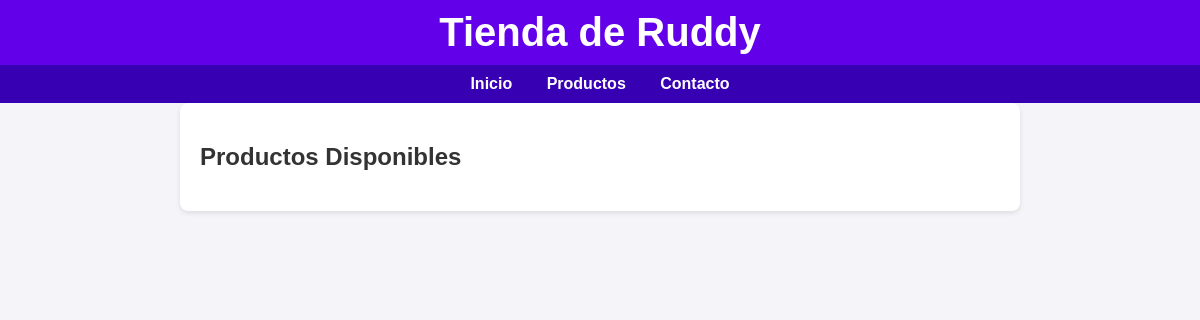
/Productos/, run on an earlier commit of the app's database.
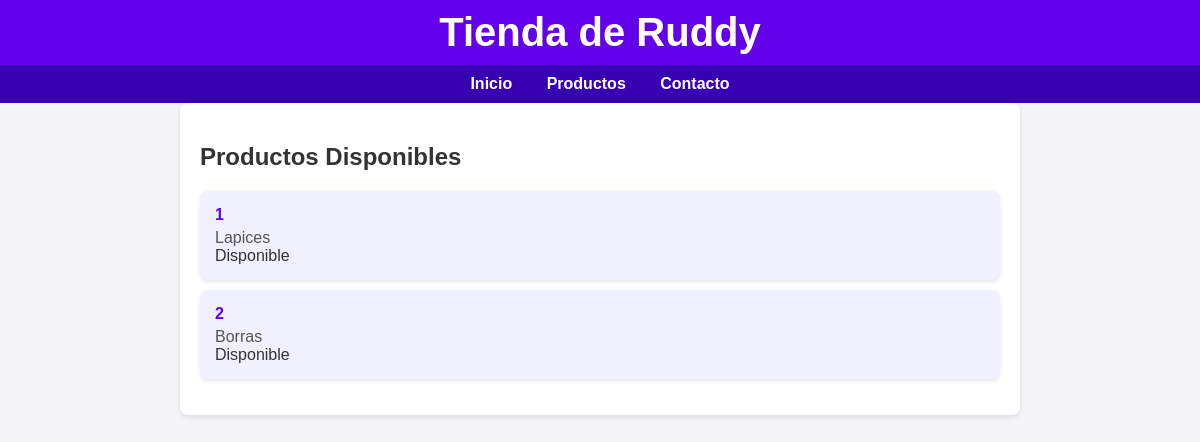
And on a later commit of the database.
### TorneoAplicacion/models.py (models this page shows, shortened)
class productos(models.Model):
    codigoProducto = models.IntegerField()
    descripcionProducto = models.CharField(max_length=255)
    estatus = models.BooleanField()

### TorneoAplicacion/views.py (the view)
# urls.py: path('Productos/', views.Productos, name='Productos'),
def Productos(request):
    misProductos = productos.objects.all().values()
    template = loader.get_template('productos.html')
    context = {
        'misProductos': misProductos,
    }
    return HttpResponse(template.render(context, request))

### TorneoAplicacion/templates/productos.html (shortened to what this page needs)
<!DOCTYPE html>
<html lang="en">
<head>
    {% load static %}
    <link rel="stylesheet" href="{% static 'css/productos.css' %}">
</head>
<body>
    <header>
        <h1>Tienda de Ruddy</h1>
    </header>
    <nav>
        <a href="#inicio">Inicio</a>
        <a href="#productos">Productos</a>
        <a href="#contacto">Contacto</a>
    </nav>
    <div class="container">
        <h2>Productos Disponibles</h2>
        <ul>
            {% for x in misProductos %}
            <li>
                <span class="codigo">{{ x.codigoProducto }}</span>
                <span class="descripcion">{{ x.descripcionProducto }}</span>
                <span class="estatus">
                    {% if x.estatus %}
                        Disponible
                    {% else %}
                        No disponible
                    {% endif %}
                </span>
            </li>
            {% endfor %}
        </ul>
    </div>
</body>
</html>

### TorneoAplicacion/static/css/productos.css (style rules this page uses)
body { font-family: Arial, sans-serif; margin: 0; padding: 0; background-color: #f4f4f9; color: #333; }
header { background-color: #6200ea; color: white; padding: 10px 20px; text-align: center; }
h1 { margin: 0; font-size: 2.5rem; }
nav { background-color: #3700b3; color: white; padding: 10px; text-align: center; }
nav a { color: white; text-decoration: none; margin: 0 15px; font-weight: bold; }
.container { padding: 20px; max-width: 800px; margin: 0 auto; background: white; border-radius: 8px; box-shadow: 0 2px 5px rgba(0, 0, 0, 0.1); }
ul { list-style: none; padding: 0; }
li { background: #f0f0ff; margin: 10px 0; padding: 15px; border-radius: 8px; box-shadow: 0 2px 4px rgba(0, 0, 0, 0.1); }
.codigo { font-weight: bold; color: #6200ea; }
.descripcion { display: block; margin-top: 5px; color: #555; }

What changed in the data, as far as the page shows it:
added productos: codigoProducto "1", descripcionProducto "Lapices", estatus "Disponible"
added productos: codigoProducto "2", descripcionProducto "Borras", estatus "Disponible"
